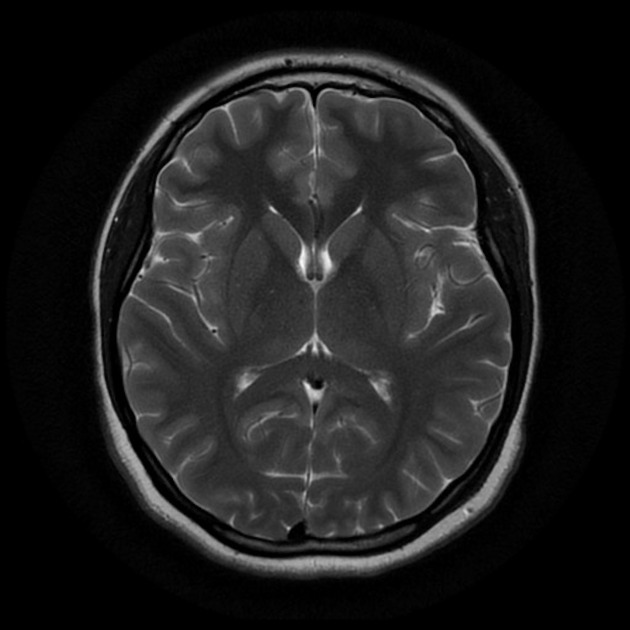
#> input picture brain_tumor_dataset/no/1 no.jpeg, 630 x 630 px, given in place of Y107.jpg, which was not available
$ jupyter execute --allow-errors Brain_tumor_detection.ipynb   (shell and % lines are left out)   (text cells are left out)
#> lines starting #> are read from the running program, lines starting #| are printed output that depends on the picture; after the words box and inside, x2 and y2 are one past the last pixel; in counts of white or black regions, pixels touching at a corner belong together; pictures that were not available may be replaced by others from this repository, and a replacement may not be noted
[cell 1]
from google.colab import files
files.upload()
#> the answer given: 1 no.jpeg

[cell 2]
import numpy as np
import pandas as pd
import os
from os import listdir
import tensorflow as tf
from keras.preprocessing.image import ImageDataGenerator
import cv2
import matplotlib.pyplot as plt
import imutils

from tensorflow.keras.models import Model,load_model
from tensorflow.keras.layers import Conv2D,Input,ZeroPadding2D,BatchNormalization,Flatten,Activation,Dense,MaxPooling2D
from sklearn.model_selection import train_test_split
from sklearn.utils import shuffle #shuffling the data improves the model

[cell 3]
image_dir="brain_tumor_dataset/"

#> (a cell that did not finish here is left out)

#> (a cell that did not finish here is left out)

#> (a cell that did not finish here is left out)

[cell 7]
def augment_data(file_dir, n_generated_samples, save_to_dir):
    data_gen = ImageDataGenerator(rotation_range=10,
                                  width_shift_range=0.1,
                                  height_shift_range=0.1,
                                  shear_range=0.1,
                                  brightness_range=(0.3, 1.0),
                                  horizontal_flip=True,
                                  vertical_flip=True,
                                  fill_mode='nearest'
                                 )

    for filename in listdir(file_dir):
        image = cv2.imread(file_dir + '/' + filename)
        # reshape the image
        image = image.reshape((1,)+image.shape)
        save_prefix = 'aug_' + filename[:-4]
        i=0
        for batch in data_gen.flow(x=image, batch_size=1, save_to_dir=save_to_dir,save_prefix=save_prefix, save_format='jpg'):
                i += 1
                if i > n_generated_samples:
                        break

[cell 8]
augmented_data_path ='augmented-images/'
augment_data(file_dir=image_dir+'yes',n_generated_samples=6, save_to_dir=augmented_data_path+'yes')
#> (the call stopped at in augment_data, `data_gen = ImageDataGenerator(rotation_range=10, width_shift_range=0.1..`: keras is not available in this run)
augment_data(file_dir=image_dir+'no', n_generated_samples=9, save_to_dir=augmented_data_path+'no')
#> (the call stopped at in augment_data, `data_gen = ImageDataGenerator(rotation_range=10, width_shift_range=0.1..`: keras is not available in this run)

[cell 9]
def data_summary(main_path):

#> further down, ex_img is the input picture: shape (630, 630, 3); min 0, max 248, mean 29.7
    pos = main_path+'yes'
    neg = main_path+'no'
    n_pos = len(listdir(pos))
    n_neg = len(listdir(neg))
    n = (n_pos+n_neg)

    pos_prec = (n_pos* 100.0)/ n
    neg_prec = (n_neg* 100.0)/ n

    print(f"Number of examples: {n}")
    print(f"Percentage of positive examples: {pos_prec}%, number of pos examples: {n_pos}")
    print(f"Percentage of negative examples: {neg_prec}%, number of neg examples: {n_neg}")

[cell 10]
data_summary(augmented_data_path)

[cell 11]
def crop_brain_contour(image, plot=False):

    # Convert the image to grayscale, and blur it slightly
#> called with plot = True
    gray = cv2.cvtColor(image, cv2.COLOR_BGR2GRAY)
    gray = cv2.GaussianBlur(gray, (5, 5), 0)

    thresh = cv2.threshold(gray, 45, 255, cv2.THRESH_BINARY)[1]
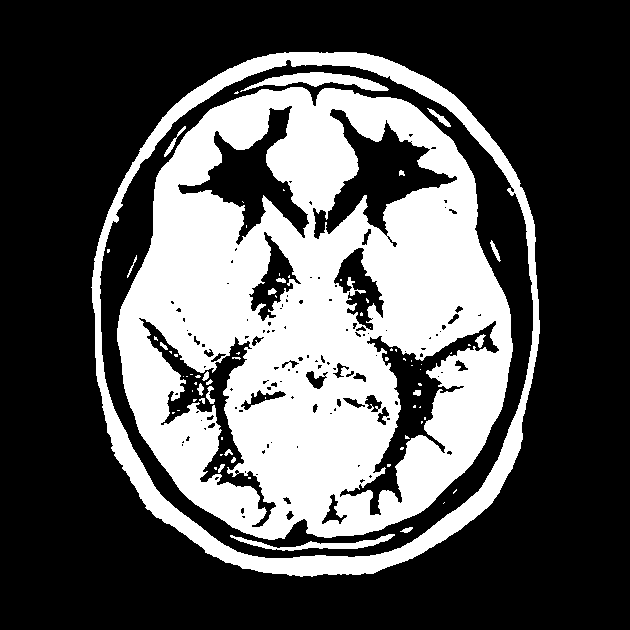
#> thresh: shape (630, 630); 33.9% white; 74 white regions (51 under 20 px), largest, box (x1, y1, x2, y2) and area: (117, 87, 513, 540) 111098, (91, 52, 540, 577) 19946, (240, 72, 389, 92) 1245
    thresh = cv2.erode(thresh, None, iterations=2)
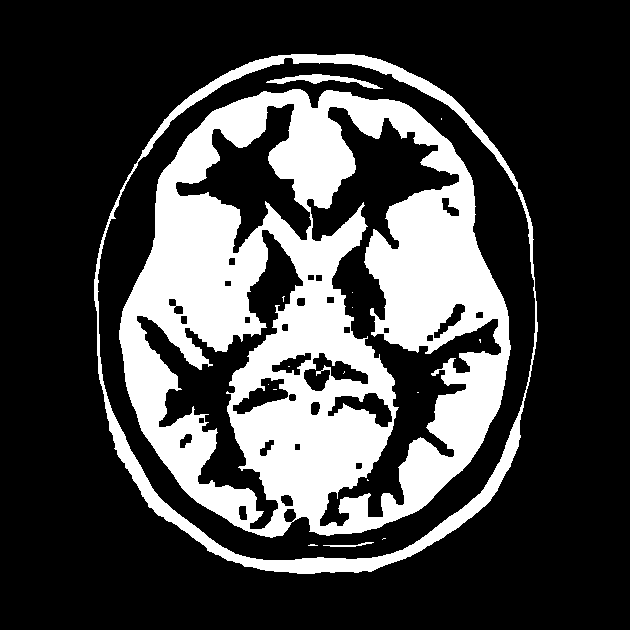
#> thresh: shape (630, 630); 26.4% white; 17 white regions (13 under 20 px), largest, box (x1, y1, x2, y2) and area: (119, 89, 511, 538) 91976, (94, 54, 538, 574) 12177, (266, 74, 383, 89) 576, (323, 542, 374, 547) 93
    thresh = cv2.dilate(thresh, None, iterations=2)
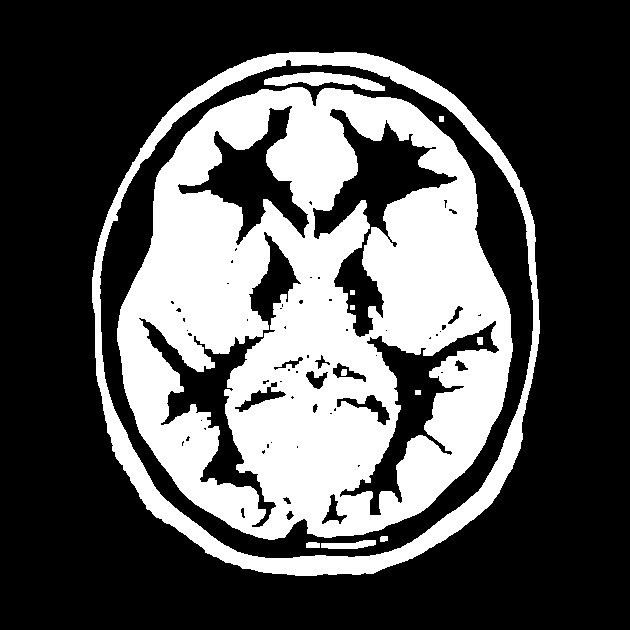
#> thresh: shape (630, 630); 32.9% white; 12 white regions

    # Find contours in thresholded image, then grab the largest one
    cnts = cv2.findContours(thresh.copy(), cv2.RETR_EXTERNAL, cv2.CHAIN_APPROX_SIMPLE)
#> cnts = 1 contour; box (x1, y1, x2, y2) and area: (92, 52, 540, 576) 190885
    cnts = imutils.grab_contours(cnts)
    c = max(cnts, key=cv2.contourArea)
#> c = contour of 648 points, box (x1, y1, x2, y2) (92, 52, 540, 576), area 190885
    # extreme points
    extLeft = tuple(c[c[:, :, 0].argmin()][0])
#> extLeft = (92, 277)
    extRight = tuple(c[c[:, :, 0].argmax()][0])
#> extRight = (539, 333)
    extTop = tuple(c[c[:, :, 1].argmin()][0])
#> extTop = (289, 52)
    extBot = tuple(c[c[:, :, 1].argmax()][0])
#> extBot = (295, 575)

    # crop new image out of the original image using the four extreme points (left, right, top, bottom)
    new_image = image[extTop[1]:extBot[1], extLeft[0]:extRight[0]]
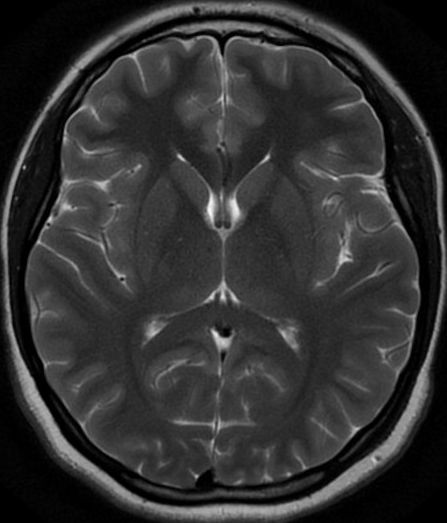
#> new_image: shape (523, 447, 3); min 0, max 248, mean 49.3

    if plot:
        plt.figure()
        plt.subplot(1, 2, 1)
        plt.imshow(image)
        plt.tick_params(axis='both', which='both', top=False, bottom=False, left=False, right=False,labelbottom=False, labeltop=False, labelleft=False, labelright=False)
        plt.title('Original Image')
        plt.subplot(1, 2, 2)
        plt.imshow(new_image)
        plt.tick_params(axis='both', which='both',top=False, bottom=False, left=False, right=False,labelbottom=False, labeltop=False, labelleft=False, labelright=False)
        plt.title('Cropped Image')
        plt.show()

    return new_image

[cell 12]
ex_img = cv2.imread(image_dir+'yes/Y107.jpg')
ex_crop_img = crop_brain_contour(ex_img, True)

[cell 13]
def load_data(dir_list, image_size):

    # load all images in a directory
#> called with image_size = (240, 240)
    X = []
    y = []
    image_width, image_height = image_size

    for directory in dir_list:
        for filename in listdir(directory):
            image = cv2.imread(directory+'/'+filename)
            image = crop_brain_contour(image, plot=False)
            image = cv2.resize(image, dsize=(image_width, image_height), interpolation=cv2.INTER_CUBIC)
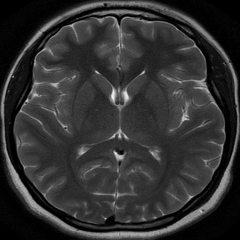
#> image: shape (240, 240, 3); min 0, max 249, mean 49.3
            # normalize values
            image = image / 255.
            # convert image to numpy array and append it to X
            X.append(image)
            # append a value of 1 to the target array if the image
            # is in the folder named 'yes', otherwise append 0.
            if directory[-3:] == 'yes':
                y.append([1])
            else:
                y.append([0])

    X = np.array(X)
    y = np.array(y)

    # Shuffle the data
    X, y = shuffle(X, y)

    print(f'Number of examples is: {len(X)}')
    print(f'X shape is: {X.shape}')
#| X shape is: (4, 240, 240, 3)
    print(f'y shape is: {y.shape}')
#| y shape is: (4, 1)

    return X, y

[cell 14]
augmented_yes =augmented_data_path+'yes'
augmented_no = augmented_data_path+'no'

IMG_WIDTH, IMG_HEIGHT = (240, 240)

X, y = load_data([augmented_yes, augmented_no], (IMG_WIDTH, IMG_HEIGHT))

[cell 15]
def plot_sample_images(X, y, n=40):
#> called with X = array of shape (4, 240, 240, 3), y = array of shape (4, 1), n = 40
    for label in [0,1]:
        # grab the first n images with the corresponding y values equal to label
        images = X[np.argwhere(y == label)]
        n_images = images[:n]

        columns_n = 10
        rows_n = int(n/ columns_n)

        plt.figure(figsize=(10, 8))

        i = 1 # current plot
        for image in n_images:
            plt.subplot(rows_n, columns_n, i)
            plt.imshow(image[0])

            # remove ticks
            plt.tick_params(axis='both', which='both',
                            top=False, bottom=False, left=False, right=False,
                           labelbottom=False, labeltop=False, labelleft=False, labelright=False)

            i += 1

        label_to_str = lambda label: "Yes" if label == 1 else "No"
        plt.suptitle(f"Brain Tumor: {label_to_str(label)}")
        plt.show()
#> this loop made 2 passes
#> pass 1, in plot_sample_images, `plt.show()`:
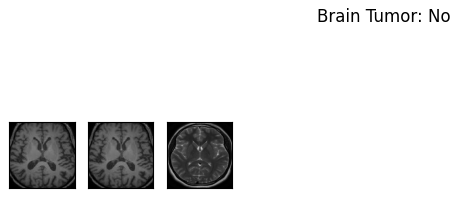
#> figure drawn by matplotlib, 3 panels

[cell 16]
plot_sample_images(X, y)

[cell 17]
def split_data(X, y, test_size=0.2):

    X_train, X_test_val, y_train, y_test_val = train_test_split(X, y, test_size=test_size)
    X_test, X_val, y_test, y_val = train_test_split(X_test_val, y_test_val, test_size=0.5)

    return X_train, y_train, X_val, y_val, X_test, y_test

[cell 18]
X_train, y_train, X_val, y_val, X_test, y_test = split_data(X, y, test_size=0.3)

[cell 19]
print ("number of training examples = " + str(X_train.shape[0]))
#| number of training examples = 2
print ("number of validation examples = " + str(X_val.shape[0]))
#| number of validation examples = 1
print ("number of test examples = " + str(X_test.shape[0]))
#| number of test examples = 1
